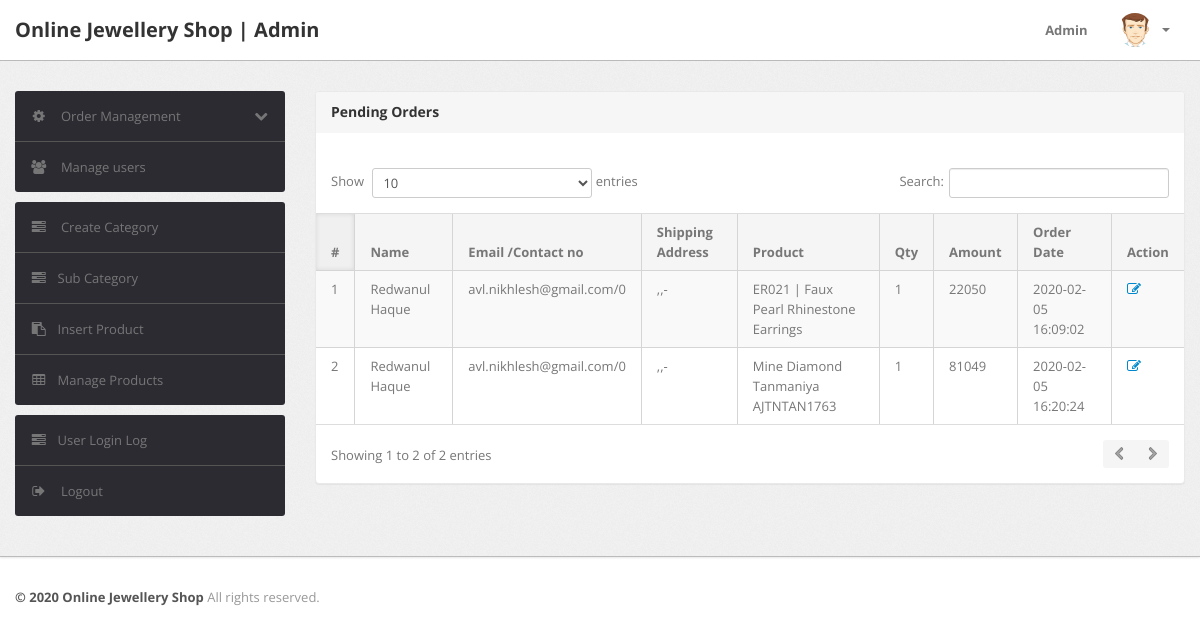
The app's page /admin/pending-orders.php (signed in), older data.
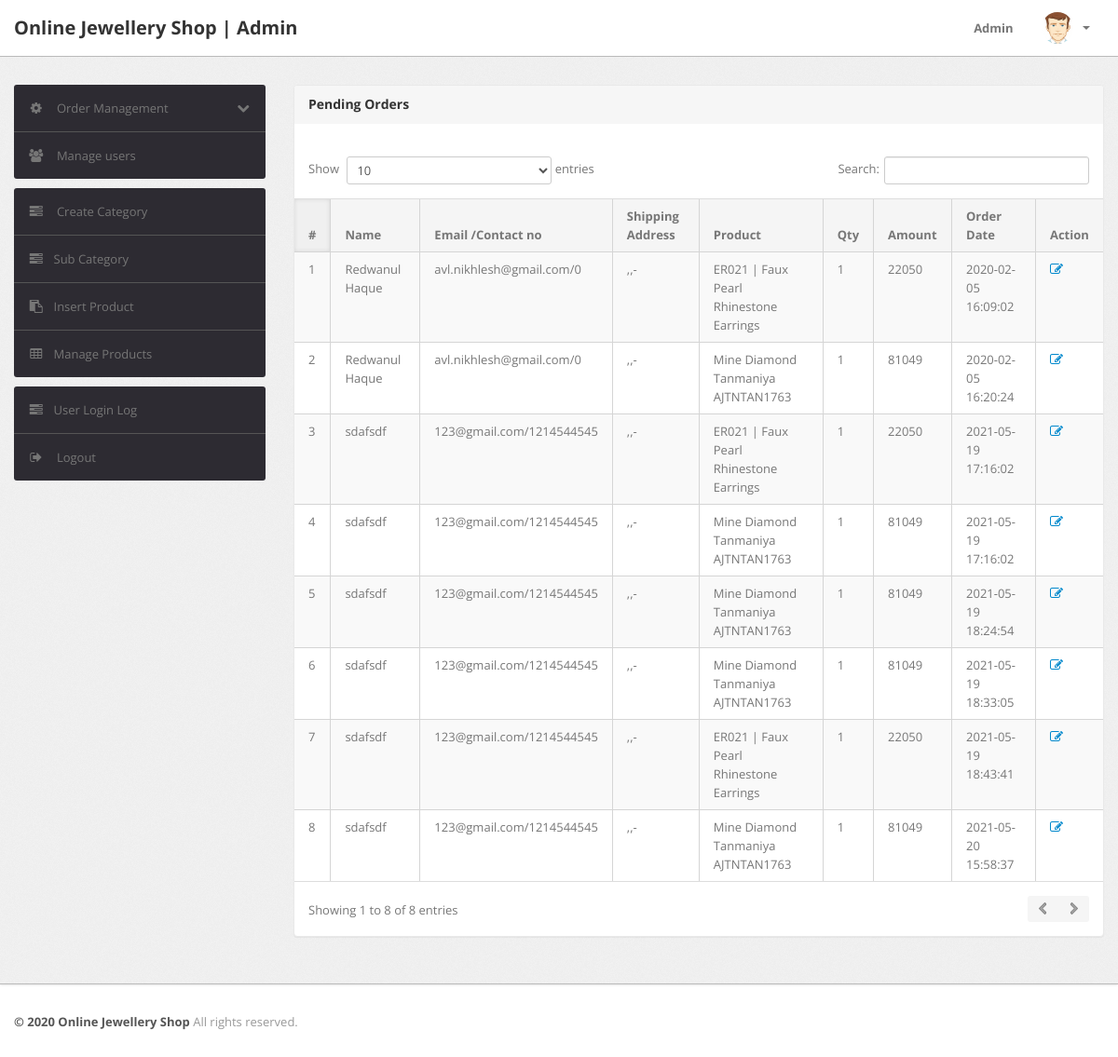
The same page, newer data.
### tables this page shows
CREATE TABLE `orders` (
  `id` int(11) NOT NULL,
  `userId` int(11) DEFAULT NULL,
  `productId` varchar(255) DEFAULT NULL,
  `quantity` int(11) DEFAULT NULL,
  `orderDate` timestamp NOT NULL DEFAULT current_timestamp(),
  `paymentMethod` varchar(50) DEFAULT NULL,
  `orderStatus` varchar(55) DEFAULT NULL
);

CREATE TABLE `users` (
  `id` int(11) NOT NULL,
  `name` varchar(255) DEFAULT NULL,
  `email` varchar(255) DEFAULT NULL,
  `contactno` bigint(11) DEFAULT NULL,
  `password` varchar(255) DEFAULT NULL,
  `shippingAddress` longtext DEFAULT NULL,
  `shippingState` varchar(255) DEFAULT NULL,
  `shippingCity` varchar(255) DEFAULT NULL,
  `shippingPincode` int(11) DEFAULT NULL,
  `billingAddress` longtext DEFAULT NULL,
  `billingState` varchar(255) DEFAULT NULL,
  `billingCity` varchar(255) DEFAULT NULL,
  `billingPincode` int(11) DEFAULT NULL,
  `regDate` timestamp NOT NULL DEFAULT current_timestamp(),
  `updationDate` varchar(255) DEFAULT NULL
);

CREATE TABLE `products` (
  `id` int(11) NOT NULL,
  `category` int(11) NOT NULL,
  `subCategory` int(11) DEFAULT NULL,
  `productName` varchar(255) DEFAULT NULL,
  `productCompany` varchar(255) DEFAULT NULL,
  `productPrice` int(11) DEFAULT NULL,
  `productPriceBeforeDiscount` int(11) DEFAULT NULL,
  `productDescription` longtext DEFAULT NULL,
  `productImage1` varchar(255) DEFAULT NULL,
  `productImage2` varchar(255) DEFAULT NULL,
  `productImage3` varchar(255) DEFAULT NULL,
  `shippingCharge` int(11) DEFAULT NULL,
  `productAvailability` varchar(255) DEFAULT NULL,
  `postingDate` timestamp NULL DEFAULT current_timestamp(),
  `updationDate` varchar(255) DEFAULT NULL,
  `views` int(11) NOT NULL
);

### admin/pending-orders.php (the view, shortened to what this page needs)
<?php
include('include/config.php');
if(strlen($_SESSION['alogin'])==0)
	{
header('location:index.php');
}
else{
?>
<!DOCTYPE html>
<html lang="en">
<head>
	<link type="text/css" href="bootstrap/css/bootstrap.min.css" rel="stylesheet">
	<link type="text/css" href="bootstrap/css/bootstrap-responsive.min.css" rel="stylesheet">
	<link type="text/css" href="css/theme.css" rel="stylesheet">
	<link type="text/css" href="images/icons/css/font-awesome.css" rel="stylesheet">
</head>
<body>
<?php include('include/header.php');?>
	<div class="wrapper">
		<div class="container">
			<div class="row">
<?php include('include/sidebar.php');?>
			<div class="span9">
					<div class="content">
	<div class="module">
							<div class="module-head">
								<h3>Pending Orders</h3>
							</div>
							<div class="module-body table">
									<br />
								<table cellpadding="0" cellspacing="0" border="0" class="datatable-1 table table-bordered table-striped	 display table-responsive" >
									<thead>
										<tr>
											<th>#</th>
											<th> Name</th>
											<th width="50">Email /Contact no</th>
											<th>Shipping Address</th>
											<th>Product </th>
											<th>Qty </th>
											<th>Amount </th>
											<th>Order Date</th>
											<th>Action</th>
										</tr>
									</thead>
<tbody>
<?php
$status='Delivered';
$query=mysqli_query($con,"select users.name as username,users.email as useremail,users.contactno as usercontact,users.shippingAddress as shippingaddress,users.shippingCity as shippingcity,users.shippingState as shippingstate,users.shippingPincode as shippingpincode,products.productName as productname,products.shippingCharge as shippingcharge,orders.quantity as quantity,orders.orderDate as orderdate,products.productPrice as productprice,orders.id as id  from orders join users on  orders.userId=users.id join products on products.id=orders.productId where orders.	orderStatus!='$status' or orders.orderStatus is null");
$cnt=1;
while($row=mysqli_fetch_array($query))
{
?>
										<tr>
											<td><?php echo htmlentities($cnt);?></td>
											<td><?php echo htmlentities($row['username']);?></td>
<td><?php echo htmlentities($row['useremail']);?>/<?php echo htmlentities($row['usercontact']);?></td>
<td><?php echo htmlentities($row['shippingaddress'].",".$row['shippingcity'].",".$row['shippingstate']."-".$row['shippingpincode']);?></td>
											<td><?php echo htmlentities($row['productname']);?></td>
											<td><?php echo htmlentities($row['quantity']);?></td>
											<td><?php echo htmlentities($row['quantity']*$row['productprice']+$row['shippingcharge']);?></td>
											<td><?php echo htmlentities($row['orderdate']);?></td>
											<td>   <a href="updateorder.php?oid=<?php echo htmlentities($row['id']);?>" title="Update order" target="_blank"><i class="icon-edit"></i></a>
											</td>
											</tr>
										<?php $cnt=$cnt+1; } ?>
										</tbody>
								</table>
							</div>
						</div>
					</div>
				</div>
			</div>
		</div>
	</div>
<?php include('include/footer.php');?>
</body>
<?php } ?>

Row changes from the older to the newer data that the page shows:
added orders: userId.name "sdafsdf", userId.email "123@gmail.com", userId.contactno "1214544545", userId.shippingPincode ",,-", productId.productName "ER021 | Faux Pearl Rhinestone Earrings", quantity "1", $row['quantity']*$row['productprice']+$row['shippingcharge'] "22050", orderDate "2021-05-19 17:16:02"
added orders: userId.name "sdafsdf", userId.email "123@gmail.com", userId.contactno "1214544545", userId.shippingPincode ",,-", productId.productName "Mine Diamond Tanmaniya AJTNTAN1763", quantity "1", $row['quantity']*$row['productprice']+$row['shippingcharge'] "81049", orderDate "2021-05-19 17:16:02"
added orders: userId.name "sdafsdf", userId.email "123@gmail.com", userId.contactno "1214544545", userId.shippingPincode ",,-", productId.productName "Mine Diamond Tanmaniya AJTNTAN1763", quantity "1", $row['quantity']*$row['productprice']+$row['shippingcharge'] "81049", orderDate "2021-05-19 18:24:54"
added orders: userId.name "sdafsdf", userId.email "123@gmail.com", userId.contactno "1214544545", userId.shippingPincode ",,-", productId.productName "Mine Diamond Tanmaniya AJTNTAN1763", quantity "1", $row['quantity']*$row['productprice']+$row['shippingcharge'] "81049", orderDate "2021-05-19 18:33:05"
added orders: userId.name "sdafsdf", userId.email "123@gmail.com", userId.contactno "1214544545", userId.shippingPincode ",,-", productId.productName "ER021 | Faux Pearl Rhinestone Earrings", quantity "1", $row['quantity']*$row['productprice']+$row['shippingcharge'] "22050", orderDate "2021-05-19 18:43:41"
added orders: userId.name "sdafsdf", userId.email "123@gmail.com", userId.contactno "1214544545", userId.shippingPincode ",,-", productId.productName "Mine Diamond Tanmaniya AJTNTAN1763", quantity "1", $row['quantity']*$row['productprice']+$row['shippingcharge'] "81049", orderDate "2021-05-20 15:58:37"
Text that changed along with them:
text written by a page script: "Show entries Search: Showing 1 to 2 of 2 entries" → "Show entries Search: Showing 1 to 8 of 8 entries"
